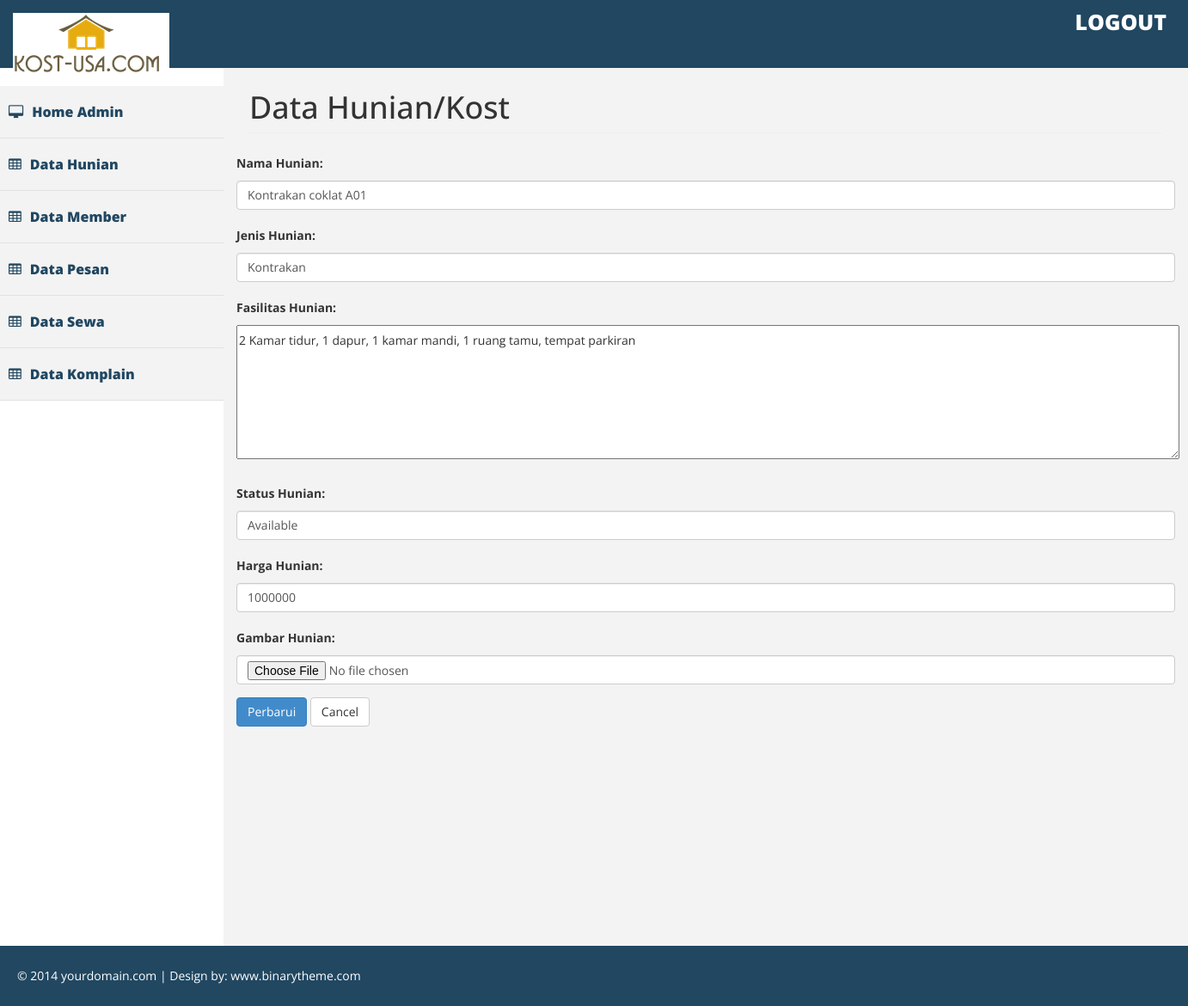
The page /hunian/update/14 on the database its author committed.
### tables this page shows
CREATE TABLE `hunian` (
  `id_hunian` int(15) NOT NULL,
  `nama_hunian` varchar(100) NOT NULL,
  `jenis_hunian` varchar(100) NOT NULL,
  `deskripsi_hunian` text NOT NULL,
  `status_hunian` varchar(100) NOT NULL,
  `harga_hunian` int(15) NOT NULL,
  `gambar` varchar(300) NOT NULL
);

### application/controllers/Hunian.php (called while the page is built, shortened)
<?php
class Hunian extends CI_Controller
{
	function __construct()
	{
		$this->load->model('Hunian_model');
		$this->load->helper(array('url'));
	}
    function update($id)
    {
    	$hunian = $this->Hunian_model->ambil_data_id($id);
    	$data = array(
    		'aksi' 				=> site_url('hunian/update_aksi'),
    		'nama' 				=> set_value('nama',$hunian->nama_hunian),
    		'jenis' 			=> set_value('jenis',$hunian->jenis_hunian),
    		'deskripsi' 		=> set_value('deskripsi',$hunian->deskripsi_hunian),
    		'status'		 	=> set_value('status',$hunian->status_hunian),
    		'harga' 			=> set_value('harga',$hunian->harga_hunian),
    		'id_hunian' 		=> set_value('id_hunian',$hunian->id_hunian),
    		'button' 			=> 'Perbarui'
    	);
    	$this->load->view('Admin/Hunian_form',$data);
    }
}
?>

### index.php (called while the page is built, shortened)
<?php
require_once BASEPATH.'core/CodeIgniter.php';

### application/models/Hunian_model.php (called while the page is built, shortened)
<?php
class Hunian_model extends CI_Model
{
	public $hunian			= 'hunian';
	public $id				= 'id_hunian';
	function ambil_data_id($id)
	{
		$this->db->where($this->id,$id);
		return $this->db->get($this->hunian)->row();
	}
}
 ?>

### application/views/Admin/Hunian_form.php (the view, shortened to what this page needs)
<div id="page-wrapper">
	<div class="row">
		<div class="col-lg-12">
			<h1 class="page-header"> Data Hunian/Kost</h1>
		</div>
		<form action="<?php echo $aksi; ?>" method="POST" enctype="multipart/form-data">
			<div class="form-group">
				<label>Nama Hunian: </label>
				<input type="text" name="nama" class="form-control" placeholder="Inputkan Nama Hunian"
				required value="<?php echo $nama; ?>">
			</div>
			<div class="form-group">
				<label>Jenis Hunian: </label>
				<input type="text" name="jenis" class="form-control" placeholder="Inputkan Jenis Hunian"
				required value="<?php echo $jenis; ?>">
			</div>
			<div class="form-group">
				<label>Fasilitas Hunian: </label><br/>
				<textarea name="deskripsi" cols="150" rows="5"><?php echo $deskripsi; ?></textarea>
			</div>
			<div class="form-group">
				<label>Status Hunian: </label>
				<input type="text" name="status" class="form-control" placeholder="Inputkan Status Hunian"
				required value="<?php echo $status; ?>">
			</div>
			<div class="form-group">
				<label>Harga Hunian: </label>
				<input type="text" name="harga" class="form-control" placeholder="Inputkan Harga Hunian"
				required value="<?php echo $harga; ?>">
			</div>
			<div class="form-group">
				<label>Gambar Hunian: </label>
				<input type="file" name="filefoto" class="form-control" placeholder="Inputkan Gambar Hunian">
			</div>
			<button class="btn btn-primary" type="submit"><?php echo $button; ?></button>
			<a href="<?php echo site_url('hunian')?>" class="btn btn-default">Cancel</a>
		</form>
	</div>
</div>

### assets/admin/css/custom.css (style rules this page uses)
body { font-family: 'Open Sans', sans-serif; line-height:30px; }
#page-wrapper { padding: 15px 15px; min-height: 600px; background:#F3F3F3; }
@media (min-width:768px) { #page-wrapper { margin: 0 0 0 260px; padding: 15px 30px; min-height: 1050px; } }

### rows shown on the page
hunian: nama "Kontrakan coklat A01", jenis "Kontrakan", deskripsi "2 Kamar tidur, 1 dapur, 1 kamar mandi, 1 ruang tamu, tempat parkiran", status "Available", harga "1000000"

### other values the page prints
$button "Perbarui"
